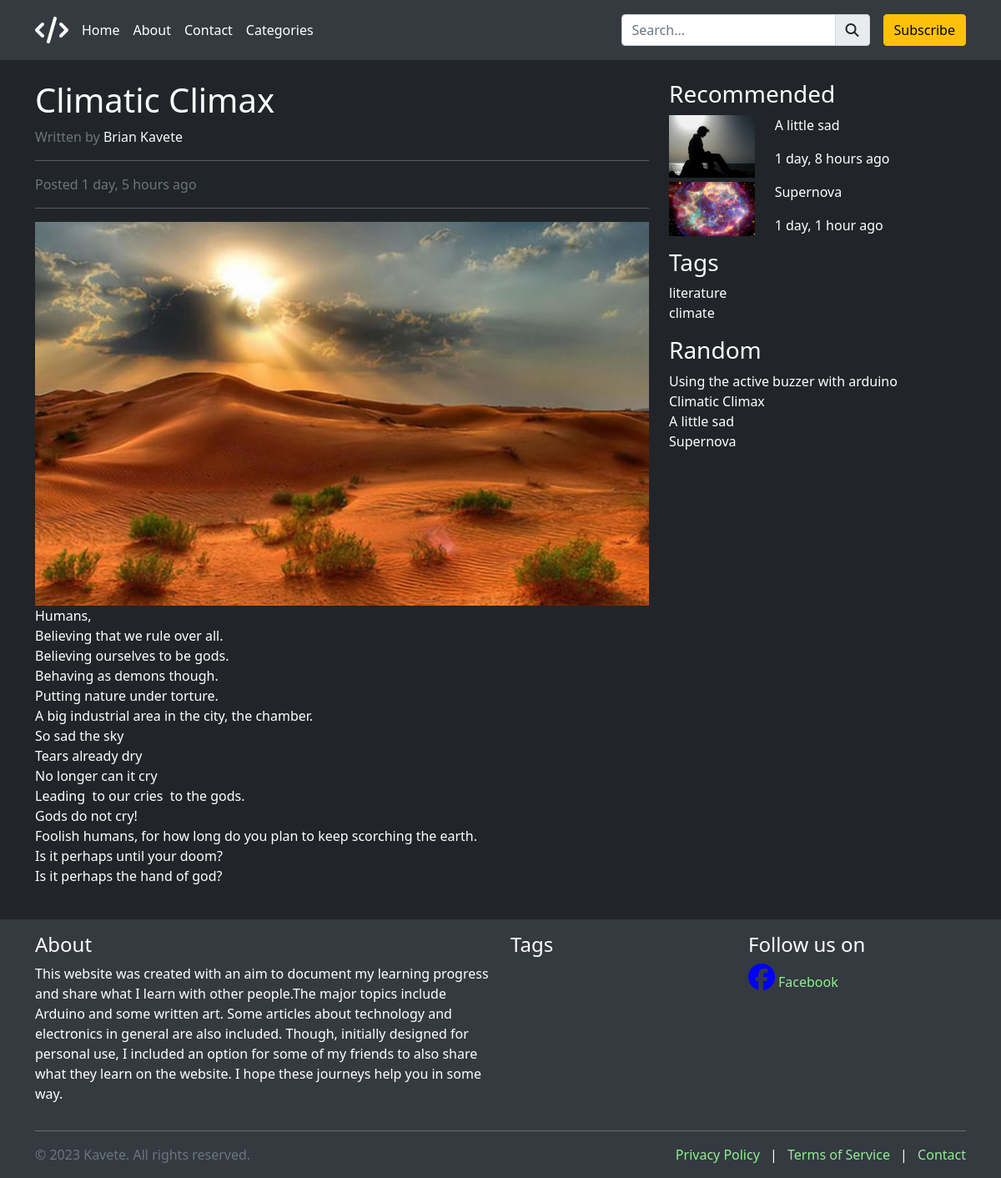
Page /2/ on the committed database.
### kavete/models.py (models this page shows, shortened)
class BlogPost(models.Model):
    category_choices = [
        ('arduino', 'Arduino'),
        ('electronics', 'Electronics'),
        ('linux', 'Linux'),
        ('literature', 'Literature'),
    ]
    title = models.CharField(max_length=255, unique=True)
    author = models.ForeignKey(UserProfile, on_delete=models.CASCADE)
    category = models.CharField(max_length=20, choices=category_choices)
    content = RichTextUploadingField(unique=True)
    date_published = models.DateTimeField(auto_now_add=True)
    date_updated = models.DateTimeField(auto_now=True)
    preview_image = models.ImageField(upload_to=unique_image_name, null=True, blank=True)
    tags = models.ManyToManyField(Tag)

class Tag(models.Model):
    name = models.CharField(max_length=50)
    def __str__(self):
        return self.name

### user_profiles/models.py (models this page shows, shortened)
class UserProfile(models.Model):
    user = models.OneToOneField(User, on_delete=models.CASCADE)
    avatar = models.ImageField(upload_to=unique_avatar_name, null=True, blank=True)
    about = models.TextField(null=True, blank=True)

### kavete/views.py (the view)
# urls.py: path('<int:post_id>/', views.full_blog_post, name='blog_post'),
def full_blog_post(request, post_id):
    blog_post = BlogPost.objects.get(pk=post_id)
    tags = blog_post.tags.all()
    random_posts = BlogPost.objects.order_by('?')[:5]
    post_tags = blog_post.tags.all()
    related_posts = BlogPost.objects.filter(tags__in=post_tags).exclude(pk=post_id).distinct()[:5]
    all_tags = Tag.objects.all()
    context = {
        'blog_post': blog_post,
        'tags': tags,
        'random_posts': random_posts,
        'related_posts': related_posts,
        'all_tags': all_tags,
    }
    return render(request, 'blog.html', context)

### kavete/context_processors.py (called while the page is built)
def get_all_tags(request):
    all_tags = Tag.objects.all().order_by('?')[:10]
    return {
        'all_tags': all_tags
    }

### templates/blog.html (shortened to what this page needs)
{% extends 'layout/base.html' %}
{% load humanize %}
{% block content %}
    <div class="container mt-4">
        <div class="row">
            <div class="col-md-8">
                <h1 class="post-title">{{ blog_post.title }}</h1>
                <p class="post-meta">Written by <a href="#"
                                                   class="text-decoration-none text-light">{{ blog_post.author.user.first_name }} {{ blog_post.author.user.last_name }}</a>
                </p>
                <hr>
                <p class="post-meta">Posted {{ blog_post.date_published | naturaltime }}</p>
                <hr>
                {% if blog_post.preview_image %}
                    <img src="{{ blog_post.preview_image.url }}" alt="Blog Post Image" class="img-fluid">
                {% endif %}
                <div class="post-content">
                    {{ blog_post.content | safe }}
                </div>
            </div>
            <div class="col-md-4">
                <div class="sidebar">
                {% if related_posts %}
                    <h3 class="sidebar-title">Recommended</h3>
                    {% for related_post in related_posts %}
                        <a href="{{ related_post.preview_image.url }}" class="sidebar-link">
                            <div class="row">
                                <div class="col-md-4">
                                    <img src="{{ related_post.preview_image.url }}" alt="Blog Post Image"
                                         class="img-fluid" style="maximum-width: 400px">
                                </div>
                                <div class="col-md-8">
                                    <p class="sidebar-title">{{ related_post.title }}</p>
                                    <p class="sidebar-meta">{{ related_post.date_published | naturaltime }}</p>
                                </div>
                            </div>
                        </a>
                    {% endfor %}
{% endif %}
                </div>
                <div class="sidebar">
                    <h3 class="sidebar-title">Tags</h3>
                    <ul class="list-unstyled">
                        {% for tag in blog_post.tags.all %}
                            <li><a href="#" class="sidebar-link">{{ tag }}</a></li>
                        {% endfor %}
                    </ul>
                </div>
                <div class="sidebar">
                    <h3 class="sidebar-title">Random</h3>
                    <ul class="list-unstyled">
                        {% for random_post in random_posts %}
                            <li><a href="random_post" class="sidebar-link">{{ random_post.title }}</a></li>
                        {% endfor %}
                    </ul>
                </div>
            </div>
        </div>
    </div>
{% endblock %}

### static/main_assets/css/main_styles.css (style rules this page uses)
body { background-color: #212529; color: #fff; }
.post-title { color: #fff; }
.post-meta { color: #6c757d; }
.post-content { color: #fff; }
.sidebar-title { color: #fff; }
.sidebar-link { color: #fff; }
a { color: lightgreen; text-decoration: none; }

### rows in the picture
BlogPost: title "Climatic Climax", author.user.first_name "Brian", author.user.last_name "Kavete", date_published "1 day, 5 hours ago", preview_image (picture), content "Humans, Believing that we rule over all. Believing ourselves to be gods. Behaving as demons though. Putting nature under torture. A big industrial area in the city, the chamber. So sad the sky Tears already dry No longer can it cry Leading to our cries to the gods. Gods do not cry! Foolish humans, for how long do you plan to keep scorching the earth. Is it perhaps until your doom? Is it perhaps the hand of god?"
BlogPost: preview_image (picture), title "A little sad", date_published "1 day, 8 hours ago"
BlogPost: preview_image (picture), title "Supernova", date_published "1 day, 1 hour ago"
Tag: name "literature"
Tag: name "climate"
BlogPost: title "Using the active buzzer with arduino"
